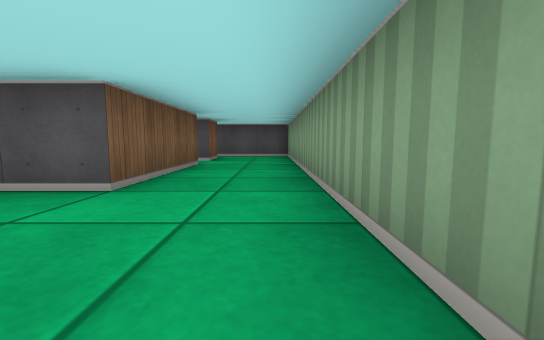
[1] (above)

24 first-person views from a walk through a cub3D ray-caster map. The camera is about half as high as the walls, tilts 6° down and sees 90° across. The floor is counted in squares. Each view is taken from the middle of a square. On the plan, view 1 faces up. The plan holds only what a view shows up to about 9 squares ahead; the rest is blank.

[2]
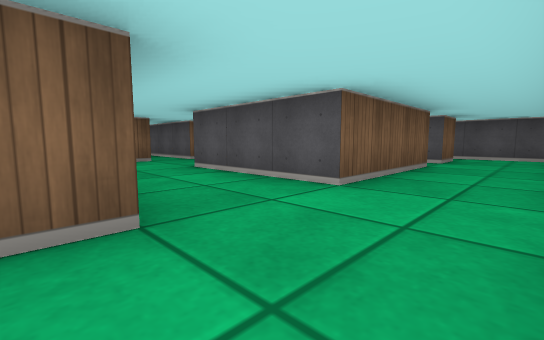

[3]
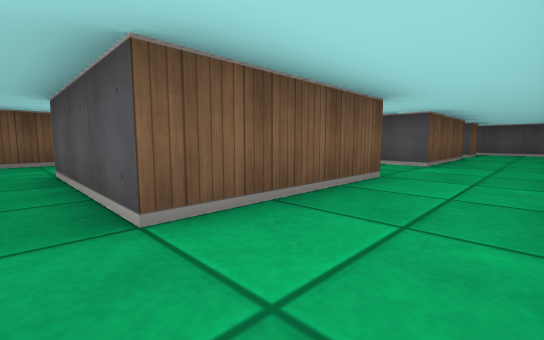

[4]
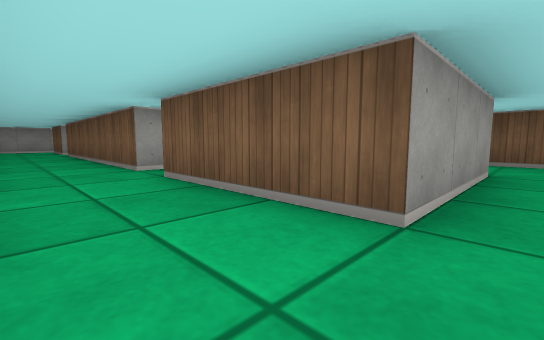

[5]
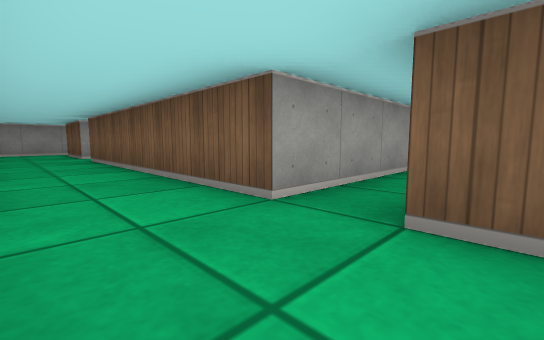

[6]
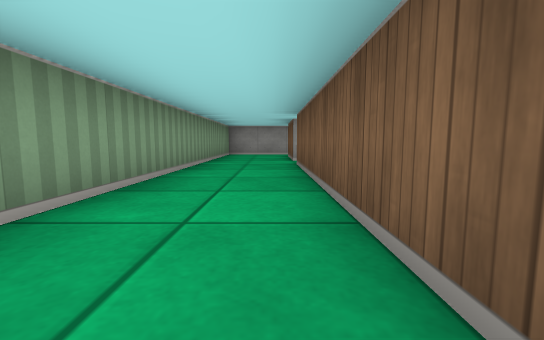

[7]
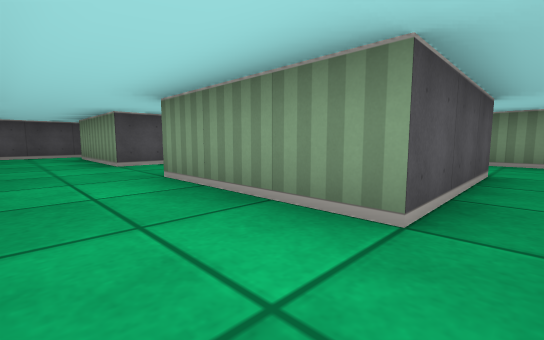

[8]
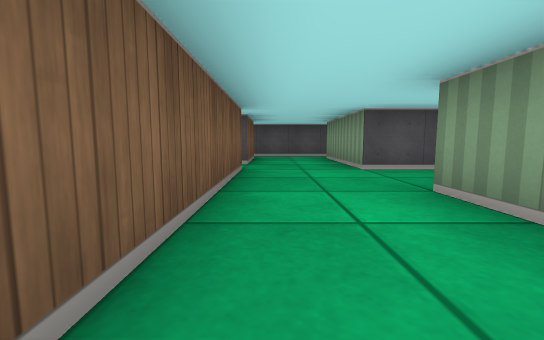

[9]
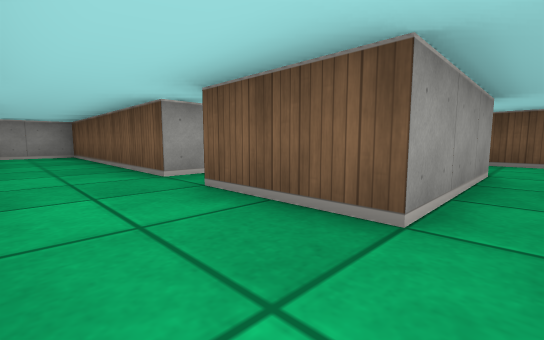

[10]
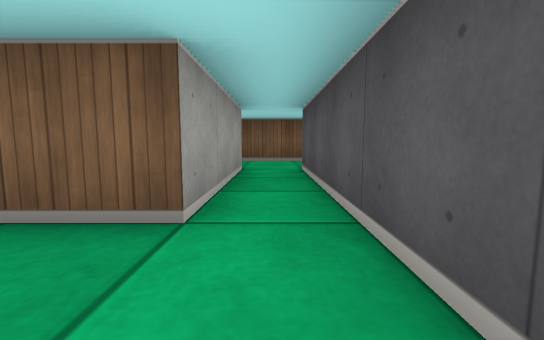

[11]
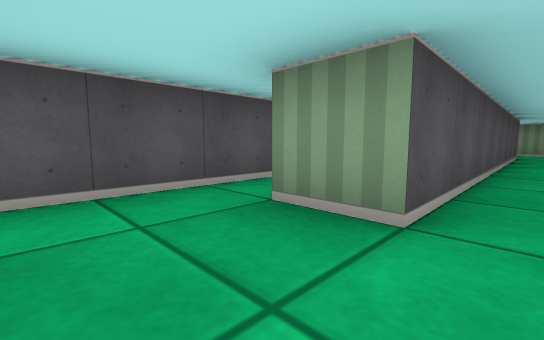

[12]
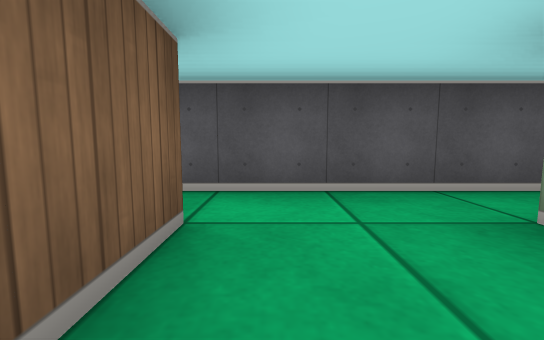

[13]
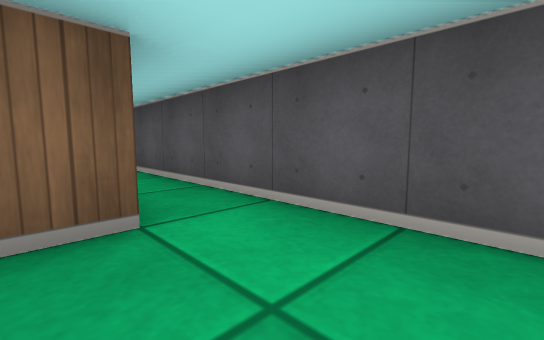

[14]
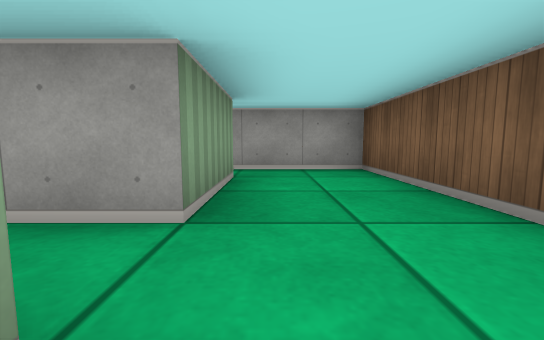

[15]
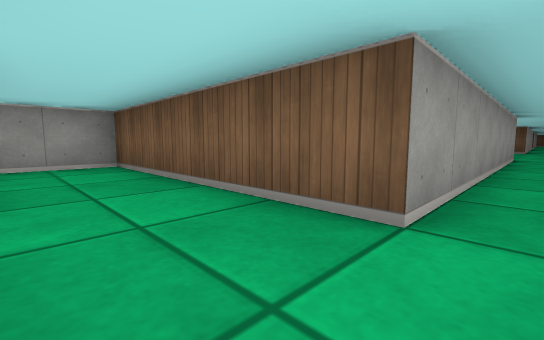

[16]
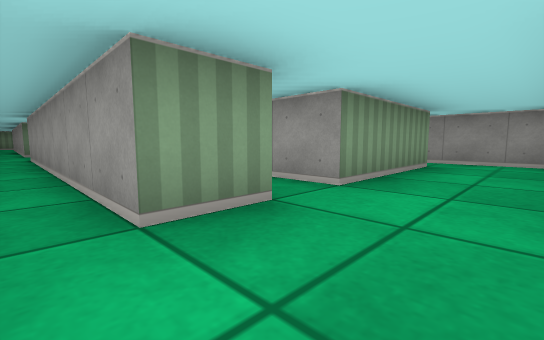

[17]
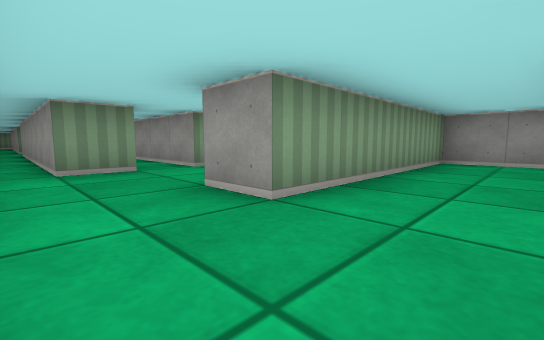

[18]
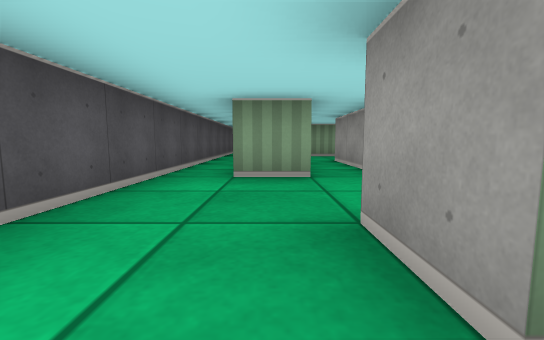

[19]
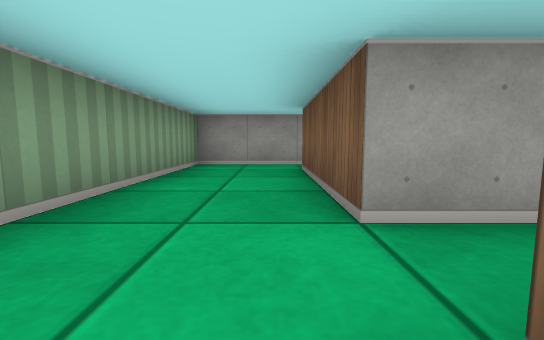

[20]
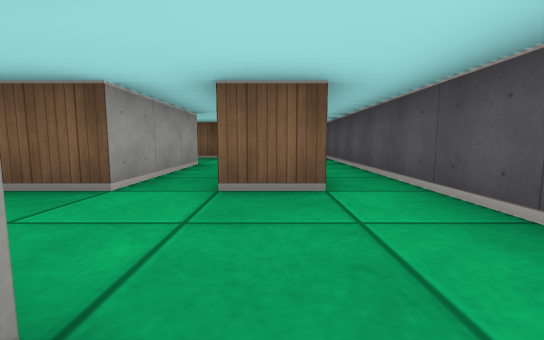

[21]
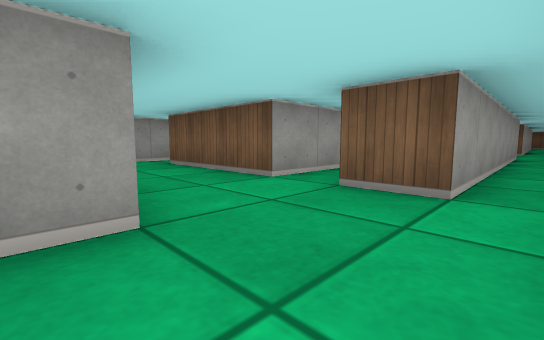

[22]
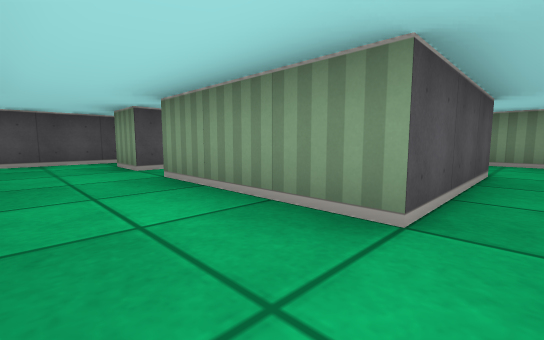

[23]
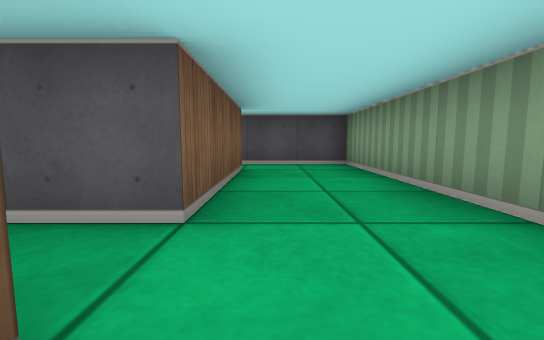

[24]
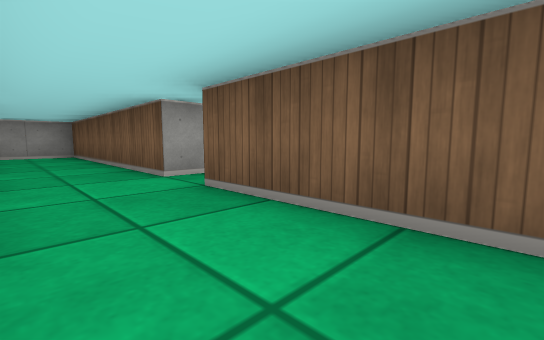

### Floor plan
Points are (right, up) in squares from view 1. A wall is a line through its corners. A room is listed if a view was taken in it or the views show most of it. See-through windows are left out.
Room 1 (views 1, 2, 3, 4, 5, 6, 7, 8, 9, 10, 11, 12, 13, 14)
walls: (-4.5, 0.5) (-1.5, 0.5) (-1.5, -2.5) (-4.5, -2.5) (-4.5, 0.5); (-7.1, 2.5) (-6.5, 2.5) (-6.5, -3.5) (-1.5, -3.5) (-1.5, -9.5); (0.5, 0.4) (0.5, 7.5); (-1.5, 5.5) (-1.5, 2.5) (-4.5, 2.5) (-4.5, 5.5); (-9.5, 3.5) (-9.5, 5.5) (-6.5, 5.5) (-6.5, 3.5) (-9.1, 3.5); (0.5, -3.1) (0.5, -2.2); (-1.5, 7.5) (-1.5, 6.5) (-9.5, 6.5) (-9.5, 7.5); (-11.5, 7.5) (-11.5, 2.5) (-9.2, 2.5); (0.5, -10.5) (0.5, -5.4)
ways out: opening at (-10.5, 7) to room 2; opening at (-0.5, 7) to room 2; opening at (-0.5, -11.5)
Room 2 (views 15, 16, 20, 21, 22)
walls: (-9.5, 7.5) (-7.8, 7.5); (-18.5, 6.5) (-18.5, 7.5) (-11.5, 7.5); (-8.4, 8.5) (-20.6, 8.5); (-18.5, 2.5) (-18.5, 5.5); (-21.5, 6.5) (-20.5, 6.5); (-20.1, 1.5) (-18.1, 1.5); (0.5, 7.5) (0.5, 8.5) (-1.8, 8.5)
ways out: opening at (-10.5, 7) to room 1; opening at (-0.5, 7) to room 1; opening at (-21, 7.5) to room 3; opening at (-18, 2) to room 5; opening at (-18, 6) to room 5
Room 3 (views 17, 18, 19)
walls: (-30.5, 7.5) (-23.5, 7.5) (-23.5, 6.5); (-26.5, 5.5) (-23.5, 5.5) (-23.5, 2.5); (-22.4, 8.5) (-28.5, 8.5); (-24, 1.5) (-21.5, 1.5) (-21.5, 6.5)
ways out: opening at (-21, 7.5) to room 2; opening at (-26, 6)
Room 4 (view 23)
walls: (-15.5, 1.5) (-15.5, -4.5) (-14, -4.5)
ways out: opening at (-14.5, 1) to room 5
Room 5 (view 24)
walls: (-13.5, 1.9) (-13.5, 6.5) (-15.6, 6.5); (-16.1, 1.5) (-15.5, 1.5); (-18.5, 5.5) (-15.5, 5.5) (-15.5, 2.5) (-18.5, 2.5); (-18, 6.5) (-18.5, 6.5)
ways out: opening at (-18, 2) to room 2; opening at (-18, 6) to room 2; opening at (-14.5, 1) to room 4

Where each view was taken, in squares from view 1:
view 1: 0 up, 0 right, facing up
view 2: 0 up, 0 right, facing up-left
view 3: 3 down, 0 right, facing up-left
view 4: 1 up, 0 right, facing down-left
view 5: 2 down, 0 right, facing down-left
view 6: 4 down, 1 left, facing down
view 7: 3 down, 6 left, facing up-right
view 8: 2 down, 6 left, facing up
view 9: 6 up, 5 left, facing down-left
view 10: 6 up, 5 left, facing left
view 11: 6 up, 11 left, facing up-right
view 12: 6 up, 11 left, facing up
view 13: 7 up, 10 left, facing up-left
view 14: 7 up, 10 left, facing down
view 15: 8 up, 10 left, facing down-left
view 16: 8 up, 20 left, facing down-right
view 17: 8 up, 23 left, facing down-right
view 18: 7 up, 22 left, facing right
view 19: 7 up, 23 left, facing down
view 20: 7 up, 21 left, facing left
view 21: 8 up, 21 left, facing down-left
view 22: 2 up, 20 left, facing up-right
view 23: 1 up, 15 left, facing up
view 24: 5 up, 14 left, facing down-left
